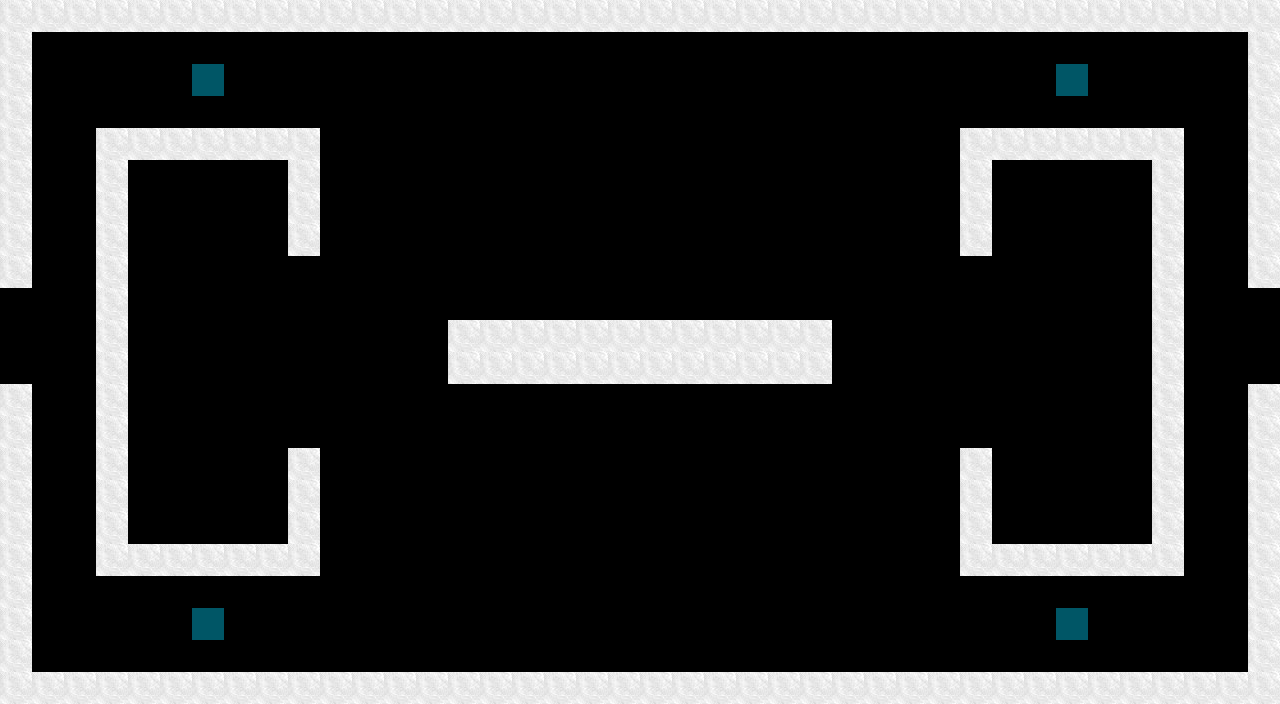

A level layout from a 2D game, rendered from its tile map. Below: a short description, then the map file with tile-grid data replaced by summaries:
An orthogonal 40x22 tile map with 32x32 px tiles, 2 tile layers (walls, spawn-points).

<map version="1.0" orientation="orthogonal" renderorder="right-down" width="40" height="22" tilewidth="32" tileheight="32" nextobjectid="1">
 <tileset firstgid="1" name="tileset" tilewidth="32" tileheight="32" spacing="1" margin="1">
  <image source="tileset.png" width="166" height="34" />
 </tileset>
 <layer name="walls" width="40" height="22">
  <data>[880 cells, 202 non-empty, 1 distinct tile ids]</data>
 </layer>
 <layer name="spawn-points" width="40" height="22">
  <data>[880 cells, 4 non-empty, 1 distinct tile ids]</data>
 </layer>
</map>
